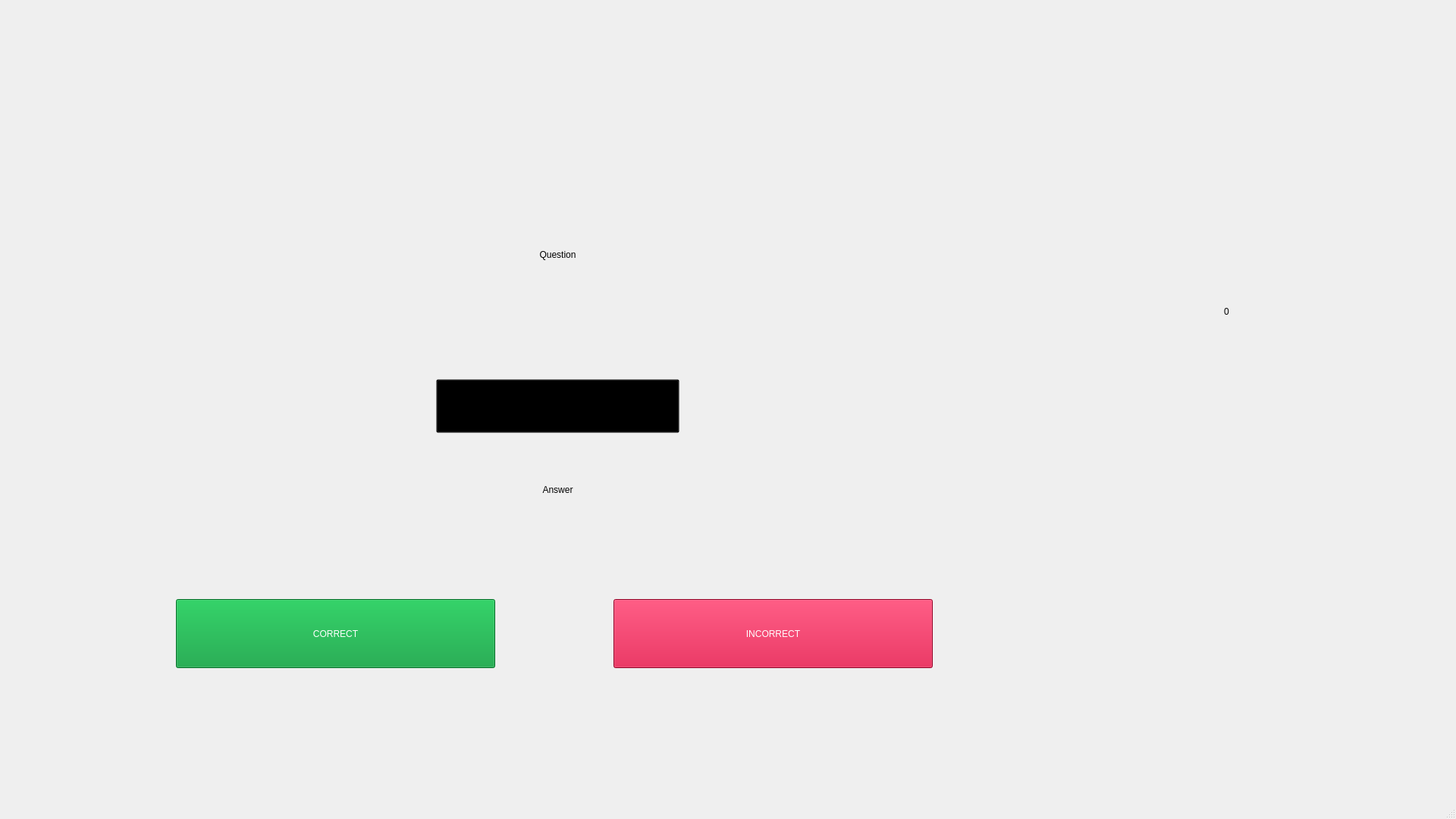
<?xml version="1.0" encoding="UTF-8"?>
<ui version="4.0">
 <class>Play_PT</class>
 <widget class="QMainWindow" name="Play_PT">
  <property name="geometry">
   <rect>
    <x>0</x>
    <y>0</y>
    <width>1920</width>
    <height>1080</height>
   </rect>
  </property>
  <property name="windowTitle">
   <string>Play P-T</string>
  </property>
  <property name="windowIcon">
   <iconset resource="vocab_pic1.qrc">
    <normaloff>:/image/Picture/cards.png</normaloff>:/image/Picture/cards.png</iconset>
  </property>
  <property name="styleSheet">
   <string notr="true">background-image: url(:/image/Picture/play_menu.jpg);</string>
  </property>
  <widget class="QWidget" name="centralwidget">
   <widget class="QPushButton" name="btn_play">
    <property name="geometry">
     <rect>
      <x>690</x>
      <y>400</y>
      <width>88</width>
      <height>88</height>
     </rect>
    </property>
    <property name="toolTip">
     <string>&lt;html&gt;&lt;head/&gt;&lt;body&gt;&lt;p&gt;กดปุ่มเพื่อเล่นสุ่มคำศัพท์&lt;/p&gt;&lt;/body&gt;&lt;/html&gt;</string>
    </property>
    <property name="styleSheet">
     <string notr="true">background-image: url(:/image/Picture/play.png);</string>
    </property>
    <property name="text">
     <string/>
    </property>
    <property name="iconSize">
     <size>
      <width>20</width>
      <height>20</height>
     </size>
    </property>
    <property name="autoDefault">
     <bool>false</bool>
    </property>
    <property name="default">
     <bool>false</bool>
    </property>
    <property name="flat">
     <bool>true</bool>
    </property>
   </widget>
   <widget class="QPushButton" name="btn_correct">
    <property name="geometry">
     <rect>
      <x>232</x>
      <y>790</y>
      <width>421</width>
      <height>91</height>
     </rect>
    </property>
    <property name="styleSheet">
     <string notr="true">QPushButton{
	font: 25pt &quot;Mitr SemiBold&quot;;
	color: rgb(255, 255, 255);
	background: #009933;
}
QPushButton:pressed {
    background-color: #009960;
}</string>
    </property>
    <property name="text">
     <string>CORRECT</string>
    </property>
   </widget>
   <widget class="QPushButton" name="btn_back">
    <property name="geometry">
     <rect>
      <x>110</x>
      <y>90</y>
      <width>93</width>
      <height>93</height>
     </rect>
    </property>
    <property name="toolTip">
     <string>&lt;html&gt;&lt;head/&gt;&lt;body&gt;&lt;p&gt;กดปุ่มเพื่อกลับหน้าแรก&lt;/p&gt;&lt;/body&gt;&lt;/html&gt;</string>
    </property>
    <property name="styleSheet">
     <string notr="true">background-image: url(:/image/Picture/back.png);</string>
    </property>
    <property name="text">
     <string/>
    </property>
    <property name="flat">
     <bool>true</bool>
    </property>
   </widget>
   <widget class="QPushButton" name="btn_show">
    <property name="geometry">
     <rect>
      <x>575</x>
      <y>500</y>
      <width>321</width>
      <height>71</height>
     </rect>
    </property>
    <property name="styleSheet">
     <string notr="true">QPushButton{
	font: 25pt &quot;Mitr SemiBold&quot;;
	color: dark;
	background: transparent;
}
QPushButton:pressed {
    background-color: #a3ffdd;
}</string>
    </property>
    <property name="text">
     <string>SHOW ANSWER</string>
    </property>
   </widget>
   <widget class="QPushButton" name="btn_incorrect">
    <property name="geometry">
     <rect>
      <x>809</x>
      <y>790</y>
      <width>421</width>
      <height>91</height>
     </rect>
    </property>
    <property name="styleSheet">
     <string notr="true">QPushButton{
	font: 25pt &quot;Mitr SemiBold&quot;;
	color: rgb(255, 255, 255);
	background: #CC0033;
}
QPushButton:pressed {
    background-color: #CC0050;
}</string>
    </property>
    <property name="text">
     <string>INCORRECT</string>
    </property>
   </widget>
   <widget class="QLabel" name="label_question">
    <property name="geometry">
     <rect>
      <x>470</x>
      <y>310</y>
      <width>531</width>
      <height>51</height>
     </rect>
    </property>
    <property name="styleSheet">
     <string notr="true">font: 20pt &quot;Mitr SemiBold&quot;;
background: transparent;</string>
    </property>
    <property name="text">
     <string>Question</string>
    </property>
    <property name="alignment">
     <set>Qt::AlignCenter</set>
    </property>
   </widget>
   <widget class="QLabel" name="label_answer">
    <property name="geometry">
     <rect>
      <x>470</x>
      <y>620</y>
      <width>531</width>
      <height>51</height>
     </rect>
    </property>
    <property name="styleSheet">
     <string notr="true">font: 20pt &quot;Mitr SemiBold&quot;;
background: transparent;</string>
    </property>
    <property name="text">
     <string>Answer</string>
    </property>
    <property name="alignment">
     <set>Qt::AlignCenter</set>
    </property>
   </widget>
   <widget class="QLabel" name="label_score">
    <property name="geometry">
     <rect>
      <x>1457</x>
      <y>385</y>
      <width>321</width>
      <height>51</height>
     </rect>
    </property>
    <property name="styleSheet">
     <string notr="true">font: 40pt &quot;Mitr SemiBold&quot;;
background: transparent;</string>
    </property>
    <property name="text">
     <string>0</string>
    </property>
    <property name="alignment">
     <set>Qt::AlignCenter</set>
    </property>
   </widget>
  </widget>
  <widget class="QMenuBar" name="menubar">
   <property name="geometry">
    <rect>
     <x>0</x>
     <y>0</y>
     <width>1920</width>
     <height>26</height>
    </rect>
   </property>
  </widget>
  <widget class="QStatusBar" name="statusbar"/>
 </widget>
 <resources>
  <include location="vocab_pic1.qrc"/>
 </resources>
 <connections/>
</ui>
